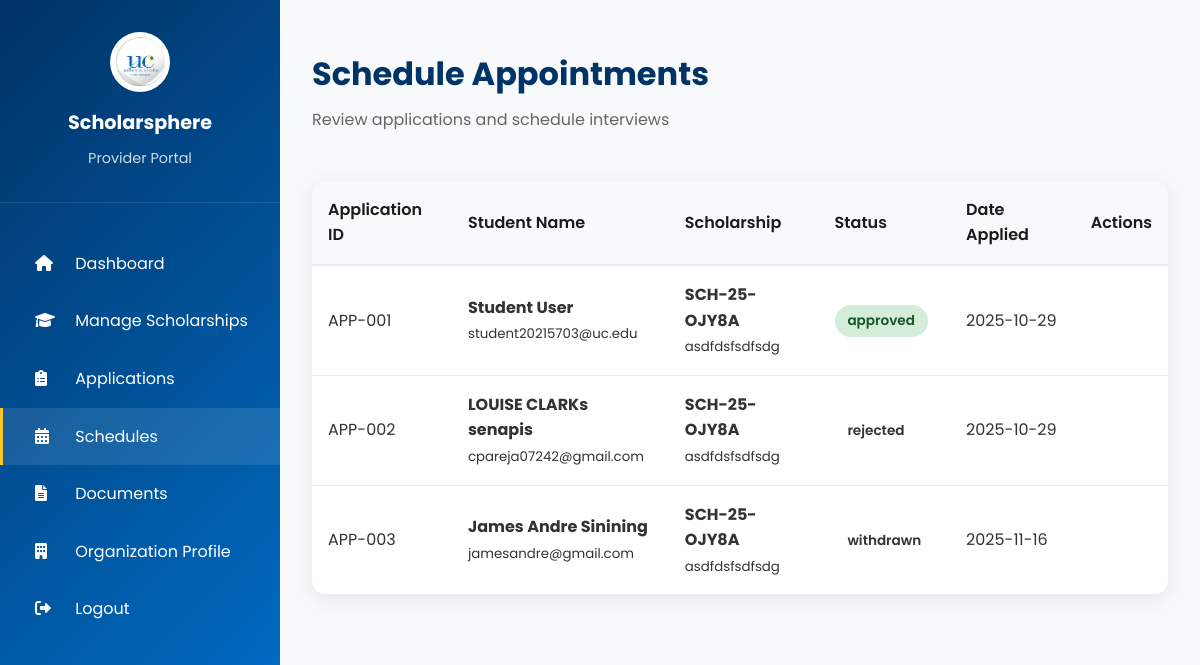
Page /provider/schedules (signed in) on the committed database.
### app.py (models this page shows, shortened)
class User(UserMixin, db.Model):
    __tablename__ = 'users'
    id = db.Column(db.Integer, primary_key=True)
    first_name = db.Column(db.String(100), nullable=False)
    last_name = db.Column(db.String(100), nullable=False)
    email = db.Column(db.String(255), nullable=False, unique=True)
    student_id = db.Column(db.String(8), unique=True)
    birthday = db.Column(db.Date)
    password_hash = db.Column(db.String(255), nullable=False)
    role = db.Column(db.Enum('student', 'provider', 'admin'), nullable=False, default='student')
    profile_picture = db.Column(db.String(255), nullable=True)
    year_level = db.Column(db.String(20), nullable=True)  # 1st year, 2nd year, 3rd year, 4th year
    course = db.Column(db.String(50), nullable=True)  # BSIT, BSCS, BSCE, etc.
    organization = db.Column(db.String(255), nullable=True)  # For providers
    created_at = db.Column(db.DateTime, nullable=False, default=datetime.utcnow)
    updated_at = db.Column(db.DateTime, onupdate=datetime.utcnow)
    is_active = db.Column(db.Boolean, nullable=False, default=True)
    def get_full_name(self):
        return f"{self.first_name} {self.last_name}"

class Scholarship(db.Model):
    __tablename__ = 'scholarships'
    id = db.Column(db.Integer, primary_key=True)
    code = db.Column(db.String(50), unique=True, nullable=False)
    title = db.Column(db.String(255), nullable=False)
    description = db.Column(db.Text, nullable=True)
    provider_id = db.Column(db.Integer, db.ForeignKey('users.id'), nullable=False)
    status = db.Column(db.String(20), nullable=False, default='draft')  # draft, approved, active, closed
    deadline = db.Column(db.Date, nullable=True)
    amount = db.Column(db.String(100), nullable=True)  # e.g., "₱50,000 per semester"
    requirements = db.Column(db.Text, nullable=True)
    applications_count = db.Column(db.Integer, nullable=False, default=0)
    pending_count = db.Column(db.Integer, nullable=False, default=0)
    approved_count = db.Column(db.Integer, nullable=False, default=0)
    disapproved_count = db.Column(db.Integer, nullable=False, default=0)
    created_at = db.Column(db.DateTime, nullable=False, default=datetime.utcnow)
    updated_at = db.Column(db.DateTime, onupdate=datetime.utcnow)
    is_active = db.Column(db.Boolean, nullable=False, default=True)
    provider = db.relationship('User', backref='scholarships')
    applications = db.relationship('ScholarshipApplication', backref='scholarship', lazy='dynamic')

class ScholarshipApplication(db.Model):
    __tablename__ = 'scholarship_applications'
    id = db.Column(db.Integer, primary_key=True)
    user_id = db.Column(db.Integer, db.ForeignKey('users.id'), nullable=False)
    scholarship_id = db.Column(db.Integer, db.ForeignKey('scholarships.id'), nullable=False)
    status = db.Column(db.String(20), nullable=False, default='pending')  # pending, approved, rejected, withdrawn, archived
    application_date = db.Column(db.DateTime, nullable=False, default=datetime.utcnow)
    reviewed_at = db.Column(db.DateTime, nullable=True)
    reviewed_by = db.Column(db.Integer, db.ForeignKey('users.id'), nullable=True)  # admin who reviewed
    notes = db.Column(db.Text, nullable=True)
    is_active = db.Column(db.Boolean, nullable=False, default=True)
    user = db.relationship('User', foreign_keys=[user_id], backref='scholarship_applications')
    reviewer = db.relationship('User', foreign_keys=[reviewed_by], backref='reviewed_applications')

### provider/routes.py (the view)
@provider_bp.route('/schedules')
@login_required
def schedules():
    if current_user.role != 'provider':
        flash('Access denied. Provider access required.', 'error')
        return redirect(url_for('index'))
    scholarships = Scholarship.query.filter_by(provider_id=current_user.id).all()
    scholarship_ids = [s.id for s in scholarships]
    raw_applications = ScholarshipApplication.query.filter(
        ScholarshipApplication.scholarship_id.in_(scholarship_ids)
    ).all()
    applications_data = []
    for app in raw_applications:
        student = User.query.get(app.user_id)
        scholarship = Scholarship.query.get(app.scholarship_id)
        applications_data.append({
            'application_id': f"APP-{str(app.id).zfill(3)}",
            'application_id_raw': app.id,
            'student_name': student.get_full_name() if student else "Unknown",
            'student_email': student.email if student else "",
            'scholarship_code': scholarship.code if scholarship else "",
            'scholarship_title': scholarship.title if scholarship else "",
            'status': app.status,
            'date_applied': app.application_date.strftime('%Y-%m-%d')
        })
    return render_template('provider/schedules.html',
                           user=current_user,
                           applications=applications_data)

### app.py (called while the page is built)
@login_manager.user_loader
def load_user(user_id):
    return db.session.get(User, int(user_id))

### templates/provider/schedules.html (shortened to what this page needs)
{% extends "base.html" %}
{% block extra_css %}
<link rel="stylesheet" href="{{ url_for('static', filename='css/main.css') }}">
{% endblock %}
{% block content %}
<div class="dashboard-container">
  <div class="sidebar">
    <div class="sidebar-header">
      <div class="sidebar-logo">
        <img src="{{ url_for('static', filename='images/uc-logo.png') }}" alt="UC Logo">
      </div>
      <div class="sidebar-brand">Scholarsphere</div>
      <div class="sidebar-subtitle">Provider Portal</div>
    </div>
    <nav class="sidebar-nav">
      <div class="nav-item" onclick="window.location.href='{{ url_for('provider.dashboard') }}'"><i class="fas fa-home"></i> Dashboard</div>
      <div class="nav-item" onclick="window.location.href='{{ url_for('provider.scholarships') }}'"><i class="fas fa-graduation-cap"></i> Manage Scholarships</div>
      <div class="nav-item" onclick="window.location.href='{{ url_for('provider.applications') }}'"><i class="fas fa-clipboard-list"></i> Applications</div>
      <div class="nav-item active"><i class="fas fa-calendar-alt"></i> Schedules</div>
      <div class="nav-item" onclick="window.location.href='{{ url_for('provider.documents') }}'"><i class="fas fa-file-alt"></i> Documents</div>
      <div class="nav-item" onclick="window.location.href='{{ url_for('provider.profile') }}'"><i class="fas fa-building"></i> Organization Profile</div>
      <div class="nav-item" onclick="window.location.href='{{ url_for('logout') }}'"><i class="fas fa-sign-out-alt"></i> Logout</div>
    </nav>
  </div>
  <div class="main-content">
    <div class="top-bar">
      <div class="welcome-text">
        <h1>Schedule Appointments</h1>
        <p>Review applications and schedule interviews</p>
      </div>
    </div>
    <div class="table-container">
      <table>
        <thead>
          <tr>
            <th>Application ID</th>
            <th>Student Name</th>
            <th>Scholarship</th>
            <th>Status</th>
            <th>Date Applied</th>
            <th>Actions</th>
          </tr>
        </thead>
        <tbody>
          {% if applications %}
            {% for app in applications %}
            <tr>
              <td>{{ app.application_id }}</td>
              <td><strong>{{ app.student_name }}</strong><br><small>{{ app.student_email }}</small></td>
              <td><strong>{{ app.scholarship_code }}</strong><br><small>{{ app.scholarship_title }}</small></td>
              <td><span class="status {{ app.status.lower() }}">{{ app.status }}</span></td>
              <td>{{ app.date_applied }}</td>
              <td>
              </td>
            </tr>
            {% endfor %}
          {% endif %}
        </tbody>
      </table>
    </div>
  </div>
</div>
{% endblock %}

### static/css/main.css (style rules this page uses)
* { margin: 0; padding: 0; box-sizing: border-box; }
body { font-family: 'Poppins', sans-serif; line-height: 1.6; color: #333; background-color: #f8f9fa; }

### templates/provider/schedules.html (style rules this page uses)
.dashboard-container { display:flex; min-height:100vh; }
.sidebar { width:280px; background: linear-gradient(135deg, #003366 0%, #0072ce 100%); color:#fff; padding:2rem 0; position:fixed; height:100vh; overflow-y:auto; }
.sidebar-header { text-align:center; padding:0 2rem 2rem 2rem; border-bottom:1px solid rgba(255,255,255,0.1); }
.sidebar-logo { width:60px; height:60px; background:#fff; border-radius:50%; margin:0 auto 1rem; display:flex; align-items:center; justify-content:center; overflow:hidden; }
.sidebar-logo img { width:50px; height:50px; object-fit:cover; border-radius:50%; }
.sidebar-brand { font-size:1.2rem; font-weight:700; margin-bottom:.5rem; }
.sidebar-subtitle { font-size:.9rem; opacity:.8; }
.sidebar-nav { padding:2rem 0; }
.nav-item { padding:1rem 2rem; cursor:pointer; transition:background .3s; border-left:3px solid transparent; }
.nav-item:hover, .nav-item.active { background:rgba(255,255,255,0.1); border-left-color:#ffc72c; }
.nav-item i { margin-right:1rem; width:20px; }
.main-content { flex:1; margin-left:280px; padding:2rem; }
.top-bar { display:flex; justify-content:space-between; align-items:center; margin-bottom:2rem; padding:1rem 0; }
.welcome-text h1 { font-size:2rem; color:#003366; margin-bottom:.5rem; }
.welcome-text p { color:#666; }
.table-container { background:#fff; border-radius:15px; box-shadow:0 4px 20px rgba(0,0,0,0.08); overflow:hidden; }
table { width:100%; border-collapse:collapse; }
th { background:#f8f9fa; padding:1rem; text-align:left; font-weight:600; color:#1a1a1a; border-bottom:2px solid #e9ecef; }
td { padding:1rem; border-bottom:1px solid #e9ecef; }
.status { padding:.4rem .8rem; border-radius:20px; font-weight:600; font-size:.85rem; }
.status.approved { background:#d4edda; color:#155724; }

### rows in the picture
User: student_email "student20215703@uc.edu"
Scholarship: scholarship_code "SCH-25-OJY8A" "SCH-25-OJY8A" "SCH-25-OJY8A", scholarship_title "asdfdsfsdfsdg" "asdfdsfsdfsdg" "asdfdsfsdfsdg"
ScholarshipApplication: status "approved"
User: student_email "cpareja07242@gmail.com"
ScholarshipApplication: status "rejected"
User: student_email "jamesandre@gmail.com"
ScholarshipApplication: status "withdrawn"

### other values in the picture
{{ app.application_id }} "APP-001" "APP-002" "APP-003"
{{ app.student_name }} "Student User" "LOUISE CLARKs senapis" "James Andre Sinining"
{{ app.date_applied }} "2025-10-29" "2025-10-29" "2025-11-16"
